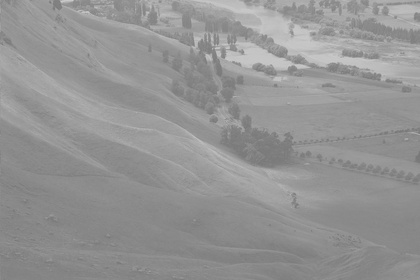
%> input picture hinput2.jpg, 420 x 280 px, shrunk from 1024 x 683 before the run
$ octave histogramben.m   (GNU Octave 9; MATLAB toolbox functions it lacks are replaced by stand-ins)
%> lines starting %> are read from the running program, lines starting %| are printed output that depends on the picture
### histogram_hesapla.m
function histogram1 = histogram_hesapla(I1)

    histogram1 = zeros(1,256);
    [w,h] = size(I1);

    for i=1:1:w
        for j=1:1:h
        histogram1(I1(i,j)+1) = histogram1(I1(i,j)+1)+1;
        end
    end

end


### histogramben.m
clc; clear all; close all;

I1 = imread('hinput2.jpg');
%> I1 is the input picture: size 280x420x3 uint8; min 117, max 205, mean 148
[w,h] = size(I1);
%> w = 280; h = 1260
cdf = zeros(1,256);

histogram1 = histogram_hesapla(I1);
%> after the loop in histogram_hesapla, `for i=1:1:w`: histogram1 = 256 values, max 15486 at index 138, min 0 at index 1, mean 1378.1
% histogram1=imhist(I1);
cdf(1) = histogram1(1);


%camulative hesabý

for i = 2 : 1 : 256
    cdf(i) = (cdf(i-1) + histogram1(i));
end
%> after the loop, cdf = 256 values from 0 to 352800


cdf_min = cdf(1);
%> cdf_min = 0

%LOOK UP TABLE=LUT
LUT = zeros(1,256);
for v = 1 : 1 : 256 %cdf elemanlarý v
    LUT(v) = round(((cdf(v)-cdf_min)/(w*h - cdf_min))*255);
end
%> after the loop, LUT = 256 values from 0 to 255


I2 = zeros(w,h);

for i = 1 : 1  : w
    for j = 1 : 1 : h
        I2(i,j) = LUT(I1(i,j));
    end
end
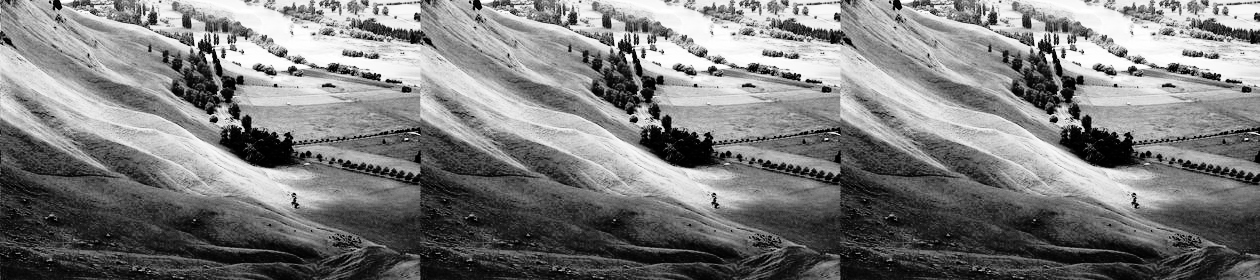
%> I2: size 280x1260 double; min 0, max 255, mean 124.3


figure;imshow(uint8(I1));
figure;imshow(uint8(I2));
figure; plot(0:1:255,histogram1);
%> after `plot(0:1:255,histogram1)`:
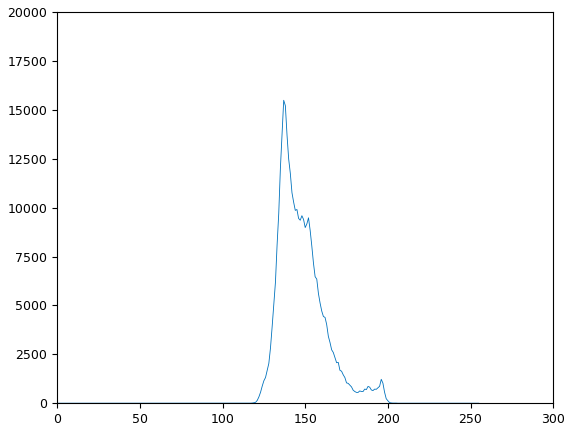
%> figure redrawn from the program's plot data; curve peaks at x = 137, y = 15486
figure; plot(0:1:255,cdf);
%> after `plot(0:1:255,cdf)`:
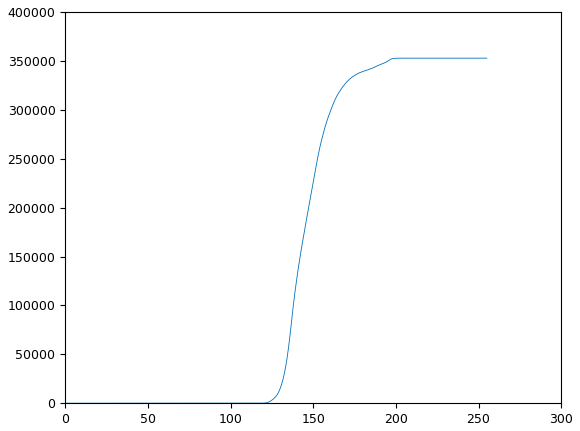
%> figure redrawn from the program's plot data; curve peaks at x = 205, y = 352800
figure; plot(0:1:255,LUT);
%> after `plot(0:1:255,LUT)`:
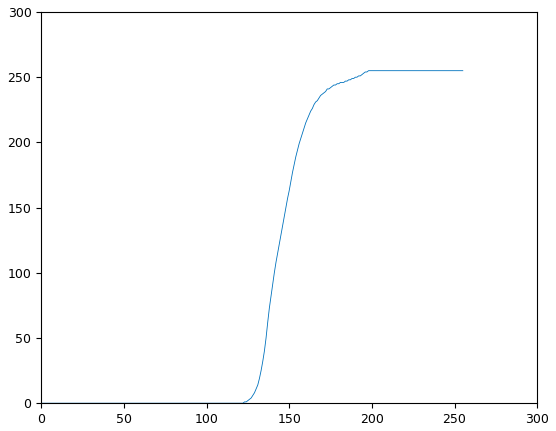
%> figure redrawn from the program's plot data; curve peaks at x = 198, y = 255
